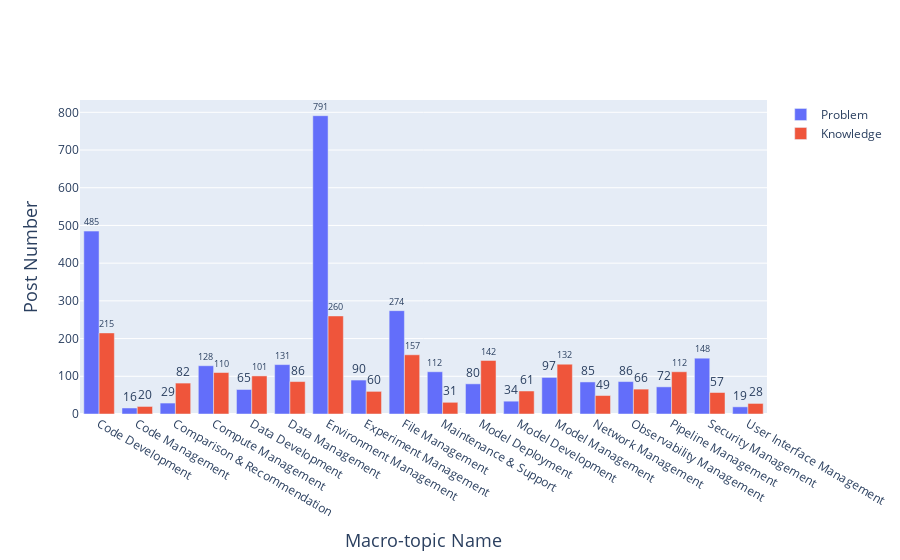

Notebook code cell kept with this figure:
### Code cell
df = pd.read_json(os.path.join(path_rq4, 'macro-topics.json'))

categories = []
frequency_p = []
frequency_k = [] 

for index, group in df.groupby('Resolution_summary_topic_macro'):
    categories.append(macro_topic_indexing[index])
    frequency_p.append(len(group[group['Challenge_type'] == 'problem']))
    frequency_k.append(len(group[group['Challenge_type'] == 'knowledge']))
    
# Create a stacked bar chart
fig = go.Figure(data=[
    go.Bar(name='Problem', x=categories, y=frequency_p, text=frequency_p, textposition='outside'),
    go.Bar(name='Knowledge', x=categories, y=frequency_k, text=frequency_k, textposition='outside')
])

# Change the bar mode
fig.update_layout(
    barmode='group',
    xaxis_title="Macro-topic Name",
    yaxis_title="Post Number",
    xaxis=dict(title_font=dict(size=18)), 
    yaxis=dict(title_font=dict(size=18)),
)
fig.show()
pio.full_figure_for_development(fig, warn=False)
fig.write_image(os.path.join(path_rq4, 'Macro-topics frequency histogram.pdf'), engine="kaleido")

### Figure 1 — Plotly figure (JSON) as saved in the notebook; plotly's stock layout.template omitted (floating-point values rounded to 4 significant figures)
{"data": [{"name": "Problem", "text": ["485", "16", "29", "128", "65", "131", "791", "90", "274", "112", "80", "34", "97", "85", "86", "72", "148", "19"], "textposition": "outside", "type": "bar", "x": ["Code Development", "Code Management", "Comparison & Recommendation", "Compute Management", "Data Development", "Data Management", "Environment Management", "Experiment Management", "File Management", "Maintenance & Support", "Model Deployment", "Model Development", "Model Management", "Network Management", "Observability Management", "Pipeline Management", "Security Management", "User Interface Management"], "y": [485, 16, 29, 128, 65, 131, 791, 90, 274, 112, 80, 34, 97, 85, 86, 72, 148, 19]}, {"name": "Knowledge", "text": ["215", "20", "82", "110", "101", "86", "260", "60", "157", "31", "142", "61", "132", "49", "66", "112", "57", "28"], "textposition": "outside", "type": "bar", "x": ["Code Development", "Code Management", "Comparison & Recommendation", "Compute Management", "Data Development", "Data Management", "Environment Management", "Experiment Management", "File Management", "Maintenance & Support", "Model Deployment", "Model Development", "Model Management", "Network Management", "Observability Management", "Pipeline Management", "Security Management", "User Interface Management"], "y": [215, 20, 82, 110, 101, 86, 260, 60, 157, 31, 142, 61, 132, 49, 66, 112, 57, 28]}], "layout": {"barmode": "group", "xaxis": {"title": {"font": {"size": 18}, "text": "Macro-topic Name"}}, "yaxis": {"title": {"font": {"size": 18}, "text": "Post Number"}}}}
